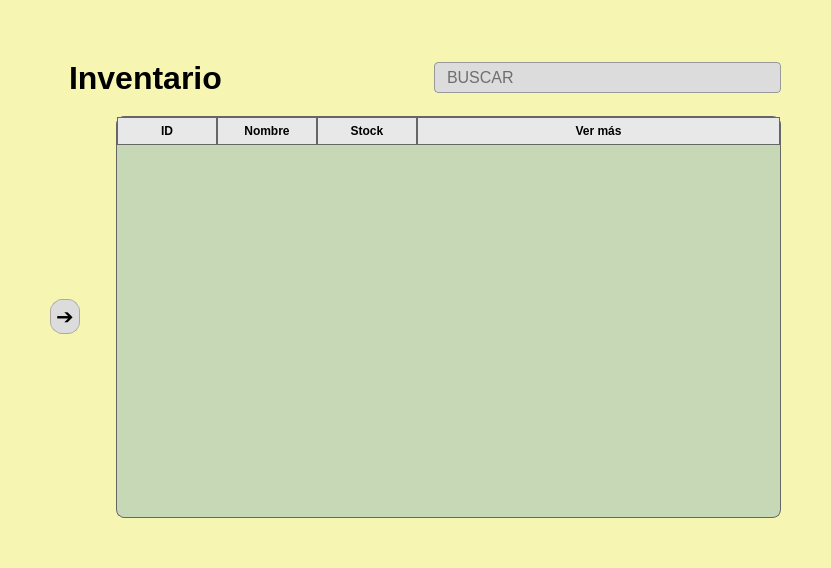
<?xml version="1.0" encoding="UTF-8"?>
<ui version="4.0">
 <class>Form</class>
 <widget class="QWidget" name="Form">
  <property name="geometry">
   <rect>
    <x>0</x>
    <y>0</y>
    <width>831</width>
    <height>568</height>
   </rect>
  </property>
  <property name="windowTitle">
   <string>Form</string>
  </property>
  <property name="styleSheet">
   <string notr="true">QWidget {
    background-color: #f6f5b2;
}

QLabel#labelTitulo {
    font-weight: bold;
    color: #000000;
    padding: 10px;
}

#inputBuscar {
    background-color: #dcdcdc;
    border: 1px solid #999;
    border-radius: 4px;
    padding: 4px 10px;
}
#inputBuscar:hover {
    background-color: #c0c0c0;
}

QTableWidget {
    background-color: #c6d8b6; 
    border: 1px solid #666;
    border-radius: 8px;
    gridline-color: #444;
}
QHeaderView::section {
    background-color: #e8e8e8;
    color: #000;
    font-weight: bold;
    border: 1px solid #666;
    padding: 4px;
}

QTableWidget::item {
    background-color: #d2e3c6;
    border: 1px solid #555;
    padding: 6px;
}
QTableWidget::item:selected {
    background-color: #a4c686;
    color: #000;
}

QPushButton#btnLateral {
    background-color: #dcdcdc;
    border: 1px solid #aaa;
    border-radius: 12px;
    padding: 4px;
}
QPushButton#btnLateral:hover {
    background-color: #c6c6c6;
}
</string>
  </property>
  <layout class="QHBoxLayout" name="horizontalLayout_2">
   <property name="leftMargin">
    <number>50</number>
   </property>
   <property name="topMargin">
    <number>50</number>
   </property>
   <property name="rightMargin">
    <number>50</number>
   </property>
   <property name="bottomMargin">
    <number>50</number>
   </property>
   <item>
    <layout class="QVBoxLayout" name="verticalLayout">
     <property name="spacing">
      <number>10</number>
     </property>
     <property name="sizeConstraint">
      <enum>QLayout::SetMinimumSize</enum>
     </property>
     <item>
      <layout class="QHBoxLayout" name="horizontalLayout">
       <property name="spacing">
        <number>36</number>
       </property>
       <property name="sizeConstraint">
        <enum>QLayout::SetMinimumSize</enum>
       </property>
       <item>
        <widget class="QLabel" name="labelTitulo">
         <property name="sizePolicy">
          <sizepolicy hsizetype="MinimumExpanding" vsizetype="Preferred">
           <horstretch>0</horstretch>
           <verstretch>0</verstretch>
          </sizepolicy>
         </property>
         <property name="sizeIncrement">
          <size>
           <width>2</width>
           <height>2</height>
          </size>
         </property>
         <property name="font">
          <font>
           <pointsize>24</pointsize>
           <weight>75</weight>
           <bold>true</bold>
          </font>
         </property>
         <property name="text">
          <string>Inventario</string>
         </property>
        </widget>
       </item>
       <item>
        <widget class="QLineEdit" name="inputBuscar">
         <property name="font">
          <font>
           <pointsize>12</pointsize>
          </font>
         </property>
         <property name="inputMask">
          <string/>
         </property>
         <property name="text">
          <string/>
         </property>
         <property name="placeholderText">
          <string>BUSCAR</string>
         </property>
        </widget>
       </item>
      </layout>
     </item>
     <item>
      <layout class="QHBoxLayout" name="horizontalLayout_3">
       <property name="spacing">
        <number>36</number>
       </property>
       <property name="sizeConstraint">
        <enum>QLayout::SetMinimumSize</enum>
       </property>
       <item>
        <widget class="QPushButton" name="btnLateral">
         <property name="minimumSize">
          <size>
           <width>30</width>
           <height>30</height>
          </size>
         </property>
         <property name="font">
          <font>
           <pointsize>16</pointsize>
          </font>
         </property>
         <property name="layoutDirection">
          <enum>Qt::LeftToRight</enum>
         </property>
         <property name="text">
          <string>➔</string>
         </property>
        </widget>
       </item>
       <item>
        <widget class="QTableWidget" name="tableInventario">
         <property name="styleSheet">
          <string notr="true">color:&quot;#000&quot;;</string>
         </property>
         <property name="lineWidth">
          <number>0</number>
         </property>
         <property name="horizontalScrollBarPolicy">
          <enum>Qt::ScrollBarAlwaysOff</enum>
         </property>
         <attribute name="horizontalHeaderVisible">
          <bool>true</bool>
         </attribute>
         <attribute name="horizontalHeaderCascadingSectionResizes">
          <bool>true</bool>
         </attribute>
         <attribute name="horizontalHeaderMinimumSectionSize">
          <number>100</number>
         </attribute>
         <attribute name="horizontalHeaderDefaultSectionSize">
          <number>100</number>
         </attribute>
         <attribute name="horizontalHeaderHighlightSections">
          <bool>true</bool>
         </attribute>
         <attribute name="horizontalHeaderShowSortIndicator" stdset="0">
          <bool>false</bool>
         </attribute>
         <attribute name="horizontalHeaderStretchLastSection">
          <bool>true</bool>
         </attribute>
         <column>
          <property name="text">
           <string>ID</string>
          </property>
         </column>
         <column>
          <property name="text">
           <string>Nombre</string>
          </property>
         </column>
         <column>
          <property name="text">
           <string>Stock</string>
          </property>
         </column>
         <column>
          <property name="text">
           <string>Ver más</string>
          </property>
         </column>
        </widget>
       </item>
      </layout>
     </item>
    </layout>
   </item>
  </layout>
 </widget>
 <resources/>
 <connections/>
</ui>
